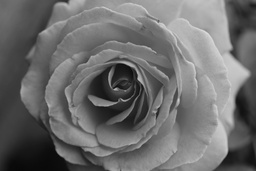
#> input picture image_formation/images/rose_grayscale.jpg, 256 x 171 px, shrunk from 1920 x 1280 before the run
$ python sobel_edge_detector.py
#> lines starting #> are read from the running program, lines starting #| are printed output that depends on the picture
#> further down, img is the input picture: shape (171, 256); min 8, max 219, mean 108.7
### image_formation/apply_convolution.py
import numpy as np

def apply_convolution(image, filter):
    # Apply 2D convolution using explicit for loops (grayscale, odd-sized filter).
    # Boundary condition: zero padding.
    img = image.astype(np.float32, copy=False)

    # Flip filter for true convolution
    k = np.flipud(np.fliplr(filter.astype(np.float32)))

    kH, kW = k.shape
    if kH % 2 == 0 or kW % 2 == 0:
        raise ValueError("Kernel must be odd-sized (e.g., 3x3, 5x5).")

    iH, iW = img.shape
#> iH = 171; iW = 256
    pad_h, pad_w = kH // 2, kW // 2

    # Zero padding ("0 boundary")
    padded = np.pad(img, ((pad_h, pad_h), (pad_w, pad_w)), mode='constant', constant_values=0)

    # Output (float32)
    out = np.zeros((iH, iW), dtype=np.float32)

    # Loop of summations
    for i in range(iH):
        for j in range(iW):
            acc = 0.0
            for u in range(kH):
                for v in range(kW):
                    acc += padded[i + u, j + v] * k[u, v]
            out[i, j] = acc
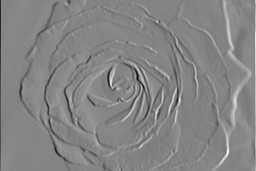
#> out: shape (171, 256) float32; min -599, max 551, mean 0.1; drawn with min black and max white

    return out

### image_formation/calculate_gradient.py
import numpy as np
import matplotlib.pyplot as plt
import cv2
import apply_convolution as conv
import median_filter as mf
median_filter = mf.median_filter
apply_convolution = conv.apply_convolution

# Filter for SOBEL_X
SOBEL_X = np.array([[-1, 0, 1],
                    [-2, 0, 2],
                    [-1, 0, 1]], dtype=np.float32)

# Filter for SOBEL_Y
SOBEL_Y = np.array([[-1,-2,-1],
                    [ 0, 0, 0],
                    [ 1, 2, 1]], dtype=np.float32)

def calculate_gradient(img, return_angle=False):
    gx = apply_convolution(img, SOBEL_X)
    gy = apply_convolution(img, SOBEL_Y)

    mag = np.sqrt(gx*gx + gy*gy)
    # normalize to [0,255]
    mmax = mag.max()
    vis = (mag / mmax * 255.0) if mmax > 0 else np.zeros_like(mag)
    vis = vis.astype(np.uint8)

    if return_angle:
        angle = np.arctan2(gy, gx)  # float32, radians
        return vis, angle
    return vis

# Add random salt & pepper noise to the image
# ==> adds black & white pixels at a probability of p
# [13 lines left out: functions add_salt_pepper, summarize_grad, not called in this run]

# [32 lines that do not run on import are left out]

### image_formation/directional_edge_detector.py
import numpy as np
import calculate_gradient as cg
calculate_gradient = cg.calculate_gradient

def directional_edge_detector(img, direction_range):
    # Calculate gradient angle
    _, angle = calculate_gradient(img, return_angle=True)

    angle_deg = np.degrees(angle) # Convert to degrees

    min_angle, max_angle = direction_range

    # Initialize mask that selects angles within the specified range
    mask = (angle_deg >= min_angle) & (angle_deg <= max_angle)

    # Create result image based on the mask
    result = np.zeros_like(img)
    result[mask] = 255

    return result.astype(np.uint8)

### image_formation/sobel_edge_detector.py
import numpy as np
import apply_convolution as conv
import calculate_gradient as cg
import directional_edge_detector as ded
calculate_gradient = cg.calculate_gradient
directional_edge_detector = ded.directional_edge_detector

SOBEL_X = np.array([[-1, 0, 1],
                    [-2, 0, 2],
                    [-1, 0, 1]], dtype=np.float32)

SOBEL_Y = np.array([[-1,-2,-1],
                    [ 0, 0, 0],
                    [ 1, 2, 1]], dtype=np.float32)


def sobel_edge_detector(img, threshold):
    gx = conv.apply_convolution(img, SOBEL_X)
    gy = conv.apply_convolution(img, SOBEL_Y)
#> after the loop in apply_convolution (call 2), `for i in range(iH):`:
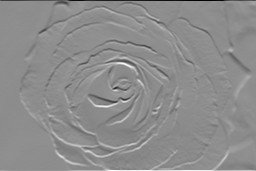
#> out: shape (171, 256) float32; min -775, max 628, mean 1.4; drawn with min black and max white

    # Compute gradient magnitude
    mag = np.sqrt(gx*gx + gy*gy)
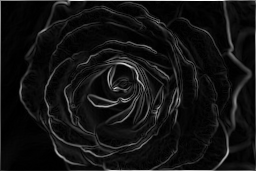
#> mag: shape (171, 256) float32; min 0, max 775, mean 57.8; drawn with min black and max white

    if threshold is None:
        threshold = np.percentile(mag, 95)
#> threshold = 223.2
        print(f"Using threshold: {threshold:.1f}")
#| Using threshold: 223.2

    # Apply thresholding
    for i in range(mag.shape[0]):
        for j in range(mag.shape[1]):
            if mag[i, j] < threshold:
                mag[i, j] = 0
            else:
                mag[i, j] = 255
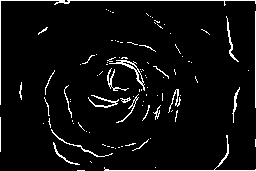
#> mag: shape (171, 256) float32; 5% white in thin lines or dots

    return mag.astype(np.uint8)
#> returned value: shape (171, 256); 5% white in thin lines or dots

if __name__ == "__main__":
    import cv2
    import matplotlib.pyplot as plt

    # --- Load grayscale test image ---
    img = cv2.imread("images/rose_grayscale.jpg", cv2.IMREAD_GRAYSCALE)
    if img is None:
        raise FileNotFoundError("Could not read image. Check the path.")

    # --- Sobel magnitude only ---
    sobel_edges = sobel_edge_detector(img, threshold=None)

    # --- Directional edges around 45 degrees ---
    dir_edges_45 = directional_edge_detector(img, (40, 50))
#> in calculate_gradient, `mmax = mag.max()`: mmax = 775
#> in calculate_gradient, `angle = np.arctan2(gy, gx)`:
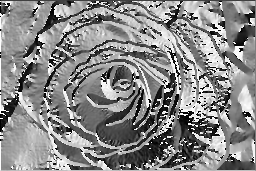
#> angle: shape (171, 256) float32; min -3.14, max 3.14, mean 0.231; drawn with min black and max white
#> in directional_edge_detector, `mask = (angle_deg >= min_angle) & (angle_deg <= max_angle)`:
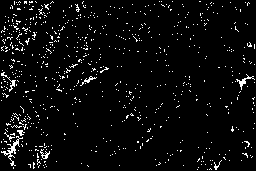
#> mask: shape (171, 256) bool; 4.2% white in thin lines or dots
#> dir_edges_45: shape (171, 256); 4.2% white in thin lines or dots

    # --- OpenCV Canny ---
    # Initialize thresholds based on the median intensity
    med = np.median(img)
#> med = 113
    lower = int(max(0, 0.66 * med))
#> lower = 74
    upper = int(min(255, 1.33 * med))
#> upper = 150
    canny_edges = cv2.Canny(img, lower, upper)
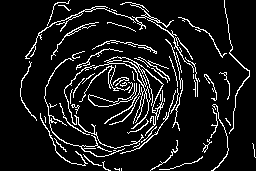
#> canny_edges: shape (171, 256); 9.8% white in thin lines or dots

    # --- Plot ---
    plt.figure(figsize=(12, 6))

    # Original, Sobel, Directional, Canny
    plt.subplot(2, 2, 1); plt.title("Original"); plt.imshow(img, cmap="gray"); plt.axis("off")
    plt.subplot(2, 2, 2); plt.title(f"Sobel (threshold≈{35.5:.1f})"); plt.imshow(sobel_edges, cmap="gray", vmin=0, vmax=255); plt.axis("off")
    plt.subplot(2, 2, 3); plt.title("Directional (≈45°)"); plt.imshow(dir_edges_45, cmap="gray", vmin=0, vmax=255); plt.axis("off")
    plt.subplot(2, 2, 4); plt.title(f"Canny ({lower},{upper})"); plt.imshow(canny_edges, cmap="gray", vmin=0, vmax=255); plt.axis("off")
    plt.tight_layout()
    plt.show()
